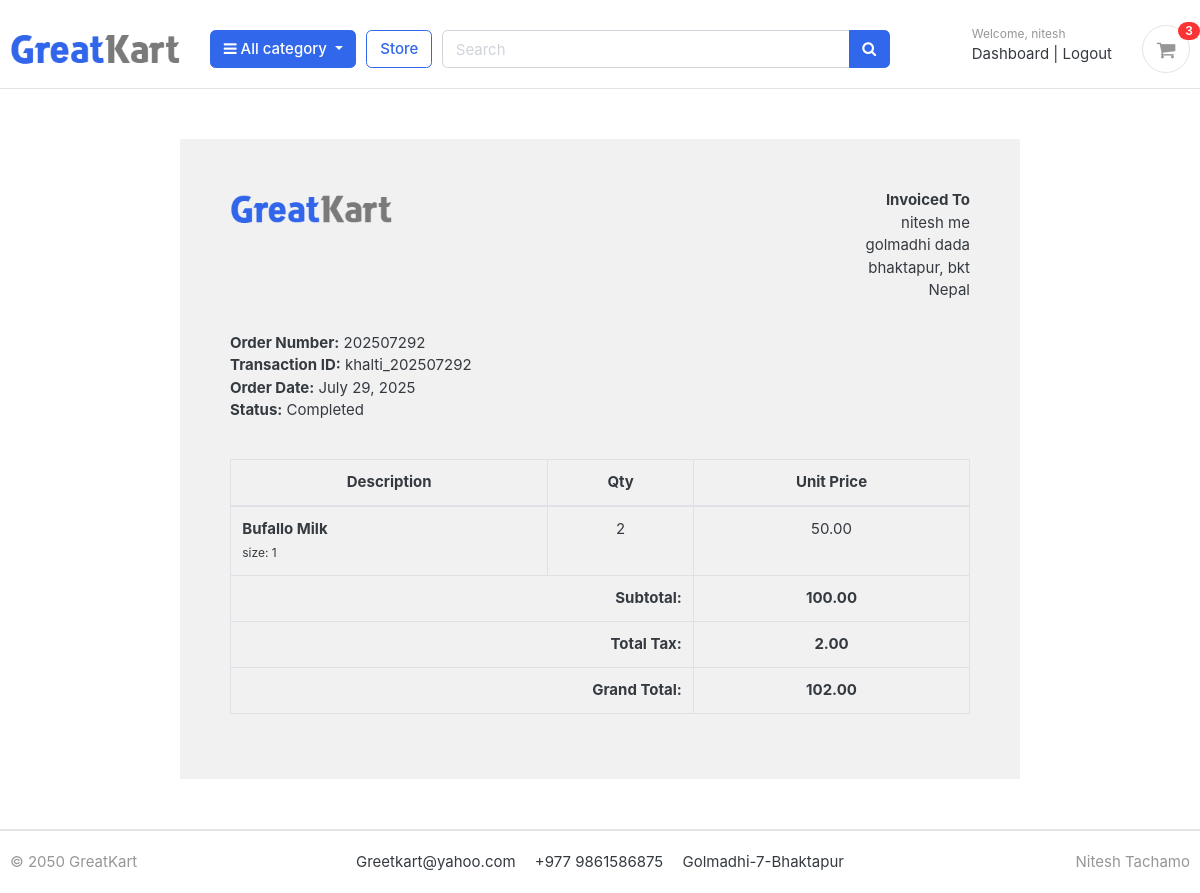
Screenshot of /accounts/order_detail/202507292/ (signed in) with the database file from the repository.
### accounts/models.py (models this page shows, shortened)
class Account(AbstractBaseUser):
    first_name=models.CharField(max_length=50)
    last_name=models.CharField(max_length=50)
    username=models.CharField(max_length=50,unique=True)
    email=models.EmailField(max_length=100,unique=True)
    phone_number=models.CharField(max_length=50)
    date_joined=models.DateTimeField(auto_now_add=True)
    last_login=models.DateTimeField(auto_now_add=True)
    is_admin =models.BooleanField(default=False)
    is_staff =models.BooleanField(default=False)
    is_active =models.BooleanField(default=False)
    is_superadmin =models.BooleanField(default=False)
    USERNAME_FIELD='email'
    REQUIRED_FIELDS=['username','first_name','last_name']
    objects=MyAccountManager()

### orders/models.py (models this page shows, shortened)
class Order(models.Model):
    STATUS_CHOICES = (
    ('New', 'New'),
    ('Accepted', 'Accepted'),
    ('Completed', 'Completed'),
    ('Cancelled', 'Cancelled'),
    )
    user = models.ForeignKey(Account, on_delete=models.SET_NULL, null=True)
    payment = models.ForeignKey('Payment', on_delete=models.SET_NULL, blank=True, null=True)
    order_number = models.CharField(max_length=20)
    first_name = models.CharField(max_length=50)
    last_name = models.CharField(max_length=50)
    phone = models.CharField(max_length=15)
    email = models.EmailField(max_length=100)
    address_line_1 = models.CharField(max_length=100)
    address_line_2 = models.CharField(max_length=100, blank=True)
    country = models.CharField(max_length=50)
    state = models.CharField(max_length=50)
    city = models.CharField(max_length=50)
    order_note = models.TextField(blank=True)
    order_total = models.FloatField()
    tax = models.FloatField()
    status = models.CharField(max_length=10, choices=STATUS_CHOICES, default='New')
    ip = models.CharField(max_length=20, blank=True)
    is_ordered = models.BooleanField(default=False)
    created_at = models.DateTimeField(auto_now_add=True)
    updated_at = models.DateTimeField(auto_now=True)
    def full_name(self):
        return f'{self.first_name} {self.last_name}'
    def full_address(self):
        return f'{self.address_line_1} {self.address_line_2}'

class Payment(models.Model):
    STATUS_CHOICES = (
        ('Pending', 'Pending'),
        ('Completed', 'Completed'),
    )
    user=models.ForeignKey(Account,on_delete=models.CASCADE)
    payment_id = models.CharField(max_length=100, primary_key=True)
    payment_method = models.CharField(max_length=100)
    amount_paid=models.CharField(max_length=50)
    status = models.CharField(max_length=50, choices=STATUS_CHOICES, default='Pending', blank=False)
    created_at=models.DateTimeField(auto_now_add=True)

class OrderProduct(models.Model):
    order = models.ForeignKey(Order, on_delete=models.CASCADE)
    payment = models.ForeignKey(Payment, on_delete=models.SET_NULL, blank=True, null=True)
    user = models.ForeignKey(Account, on_delete=models.CASCADE)
    product = models.ForeignKey(Product,on_delete=models.CASCADE)
    variations = models.ManyToManyField(Variation, blank=True)  # For size, color, etc.
    tax = models.FloatField(default=0.0)
    quantity = models.IntegerField()
    product_price = models.FloatField()
    ordered = models.BooleanField(default=False)
    created_at = models.DateTimeField(auto_now_add=True)
    updated_at = models.DateTimeField(auto_now=True)

### store/models.py (models this page shows, shortened)
class Product(models.Model):
    product_name=models.CharField(max_length=200,unique=True)
    slug=models.SlugField(max_length=255,unique=True)
    description =models.TextField(max_length=500,blank=True)
    price=models.IntegerField()
    images=models.ImageField(upload_to='photos/products')
    stock=models.IntegerField()
    is_available=models.BooleanField(default=True)
    category =models.ForeignKey(Category,on_delete=models.CASCADE)
    created_date=models.DateTimeField(auto_now_add=True)
    modified_date=models.DateTimeField(auto_now=True)
    rating = models.FloatField(default=0.0)

class Variation(models.Model):
    product = models.ForeignKey(Product, on_delete=models.CASCADE)
    variation_category = models.CharField(
        max_length=100,
        choices=variation_category_choice,
        default='size'
    )
    variation_value = models.IntegerField()
    is_active = models.BooleanField(default=True)
    created_date = models.DateTimeField(auto_now=True)

### accounts/views.py (the view)
# urls.py: path('order_detail/<int:order_id>/',views.order_detail,name="order_detail"),
@login_required
def order_detail(request, order_id):
    order = get_object_or_404(Order, order_number=order_id)
    payment = order.payment
    order_items = OrderProduct.objects.filter(order=order)
    subtotal = sum(item.product_price * item.quantity for item in order_items)
    tax = round((2 * subtotal) / 100, 2)
    grand_total = round(subtotal + tax, 2)
    for item in order_items:
        item.subtotal = round(item.product_price * item.quantity, 2)
    context = {
        'order_detail': order_items,
        'order': order,
        'payment': payment,
        'subtotal': round(subtotal, 2),
        'total_tax': tax,
        'grand_total': grand_total,
    }
    return render(request, 'accounts/order_detail.html', context)

### carts/context_processors.py (called while the page is built)
def counter(request):
    cart_count=0
    if 'admin' in request.path:
        return{}
    else:
        try:
            cart=Cart.objects.filter(cart_id=_cart_id(request))
            if request.user.is_authenticated:
                cart_items=CartItem.objects.all().filter(user=request.user)
            else:
                cart_items=CartItem.objects.all().filter(cart=cart[:1])
            for cart_item in cart_items:
                cart_count += cart_item.quantity
        except Cart.DoesNotExist:
            cart_count=0
    return dict(cart_count=cart_count)

### carts/views.py (called while the page is built)
def _cart_id(request):
    cart = request.session.session_key
    if not cart:
        cart = request.session.create()
    return cart

### category/context_processors.py (called while the page is built)
def menu_links(request):
    links = Category.objects.all()
    return dict(links=links)

### category/models.py (called while the page is built)
    def get_url(self):
        return reverse('products_by_category', args=[self.slug])

### templates/accounts/order_detail.html
{% extends 'base.html' %}
{% load static %}
{% block content %}
<div class="container" style="margin: 0 auto; width: 70%; padding: 50px; background: #f1f1f1; margin-top: 50px; margin-bottom: 50px;">
    <div class="row invoice row-printable">
        <div class="col-md-12">
            <div class="panel panel-default plain" id="dash_0">
                <div class="panel-body p30">
                    <div class="row">
                        <div class="col-lg-6">
                            <div class="invoice-logo">
                                <img src="{% static 'images/logo.png' %}" alt="Invoice logo" style="max-height: 40px;">
                            </div>
                        </div>
                        <div class="col-lg-6 text-right">
                            <ul class="list-unstyled">
                                <li><strong>Invoiced To</strong></li>
                                <li>{{ order.full_name }}</li>
                                <li>{{ order.full_address }}</li>
                                <li>{{ order.city }}, {{ order.state }}</li>
                                <li>{{ order.country }}</li>
                            </ul>
                        </div>
                        <div class="col-lg-12 mt-3">
                            <div class="invoice-details well">
                                <ul class="list-unstyled mb0">
                                    <li><strong>Order Number:</strong> {{ order.order_number }}</li>
                                    <li><strong>Transaction ID:</strong> {{ payment.payment_id }}</li>
                                    <li><strong>Order Date:</strong> {{ order.created_at|date:"F d, Y" }}</li>
                                    <li><strong>Status:</strong> {{ payment.status }}</li>
                                </ul>
                            </div>
                        </div>
                    </div>
                    <div class="invoice-items mt-4">
                        <div class="table-responsive">
                            <table class="table table-bordered">
    <thead>
        <tr>
            <th class="text-center">Description</th>
            <th class="text-center">Qty</th>
            <th class="text-center">Unit Price</th>
        </tr>
    </thead>
    <tbody>
        {% for item in order_detail %}
        <tr>
            <td>
                <strong>{{ item.product.product_name }}</strong>
                {% if item.variations.all %}
                    <br>
                    <small>
                        {% for variation in item.variations.all %}
                            {{ variation.variation_category }}: {{ variation.variation_value }}{% if not forloop.last %}, {% endif %}
                        {% endfor %}
                    </small>
                {% endif %}
            </td>
            <td class="text-center">{{ item.quantity }}</td>
            <td class="text-center">{{ item.product_price|floatformat:2 }}</td>
        </tr>
        {% endfor %}
    </tbody>
    <tfoot>
        <tr>
            <th colspan="2" class="text-right">Subtotal:</th>
            <th class="text-center">{{ subtotal|floatformat:2 }}</th>
        </tr>
        <tr>
            <th colspan="2" class="text-right">Total Tax:</th>
            <th class="text-center">{{ total_tax|floatformat:2 }}</th>
        </tr>
        <tr>
            <th colspan="2" class="text-right">Grand Total:</th>
            <th class="text-center">{{ grand_total|floatformat:2 }}</th>
        </tr>
    </tfoot>
</table>
                        </div>
                    </div>
                </div>
            </div>
        </div>
    </div>
</div>
{% endblock %}

### templates/includes/navbar.html (shortened to what this page needs)
{% load static %}
<header class="section-header">
    <section class="header-main border-bottom" style="margin-top: 10px;">
        <div class="container">
    <div class="row align-items-center">
        <div class="col-lg-2 col-md-3 col-6">
            <a href="/" class="brand-wrap">
                <img class="logo" src="{% static 'images/logo.png' %}">
            </a>
        </div>
        <div class="col-lg col-sm col-md col-6 flex-grow-0">
            <div class="category-wrap dropdown d-inline-block float-right">
                <button type="button" class="btn btn-primary dropdown-toggle" data-toggle="dropdown">
                    <i class="fa fa-bars"></i> All category
                </button>
            </div>
        </div>
        <a href="{% url 'store' %}" class="btn btn-outline-primary">Store</a>
        <div class="col-lg col-md-6 col-sm-12 col">
            <form action=" {% url "search" %}" class="search" method="GET">
                <div class="input-group w-100">
                    <input type="text" class="form-control" style="width:60%;" placeholder="Search" name="keyword">
                    <div class="input-group-append">
                      <button class="btn btn-primary" type="submit">
                        <i class="fa fa-search"></i>
                      </button>
                    </div>
                </div>
            </form>
        </div>
        <div class="col-lg-3 col-sm-6 col-8 order-2 order-lg-3">
            <div class="d-flex justify-content-end mb-3 mb-lg-0">
                {% if user.is_authenticated %}
                <div class="widget-header">
                    <small class="title text-muted">Welcome, {{ user.first_name }}</small>
                    <div>
                        <a href="{% url "dashboard" %}">Dashboard</a> <span class="dark-transp"> | </span>
                        <a href="{% url 'logout' %}">Logout</a>
                    </div>
                </div>
            {% endif %}
                <a href=" {% url "cart" %}" class="widget-header pl-3 ml-3">
                    <div class="icon icon-sm rounded-circle border"><i class="fa fa-shopping-cart"></i></div>
                    <span class="badge badge-pill badge-danger notify">{{ cart_count}}</span>
                </a>
            </div>
        </div>
    </div>
        </div>
    </section>
    </header>

### GreetKart/static/css/ui.css (style rules this page uses)
html { font-family: "Inter", sans-serif; font-size: 15px; }
.icon-xs, .icon-sm, .icon-md, .icon-lg { display: inline-block; text-align: center; flex-shrink: 0; flex-grow: 0; }
.icon-sm { width: 48px; height: 48px; line-height: 48px !important; font-size: 20px; }
.header-main { position: relative; padding-top: 1rem; padding-bottom: 1rem; }
.brand-wrap .logo, .navbar-brand .logo { margin-right: 7px; max-height: 42px; display: inline-block; }
.widget-header { display: inline-block; vertical-align: middle; position: relative; }
.widget-header a { color: #343a40; }
.widget-header i { color: #969696; }
.widget-header .title { display: block; }
.widget-header .notify { position: absolute; top: -3px; right: -10px; }
[class*=list-] li:after { visibility: hidden; display: block; content: ""; overflow: hidden; height: 0; clear: both; }
.notify { position: absolute; top: -4px; right: -10px; display: inline-block; padding: 0.25em 0.6em; font-size: 12px; line-height: 1; text-align: center; border-radius: 3rem; color: #fff; background-color: #fa3434; }

### rows the page displays
Account: first_name "nitesh"
Order: full_name "nitesh me", full_address "golmadhi dada", city "bhaktapur", state "bkt", country "Nepal", order_number "202507292", created_at "July 29, 2025"
Payment: payment_id "khalti_202507292", status "Completed"
OrderProduct: product.product_name "Bufallo Milk", quantity "2", product_price "50.00"
Variation: variation_category "size", variation_value "1"

### other values shown
{{ cart_count }} "3"
{{ subtotal|floatformat:2 }} "100.00"
{{ total_tax|floatformat:2 }} "2.00"
{{ grand_total|floatformat:2 }} "102.00"
